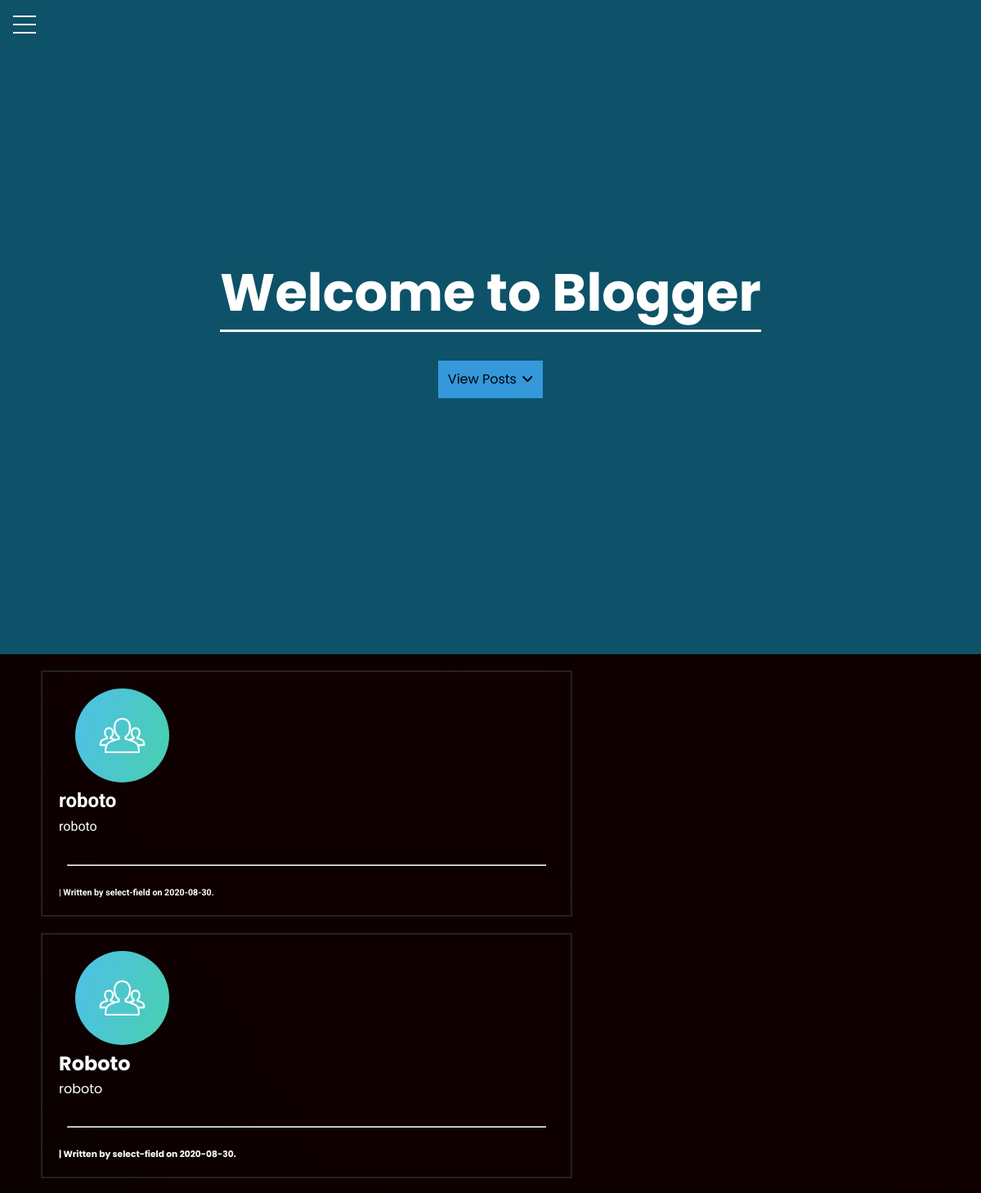
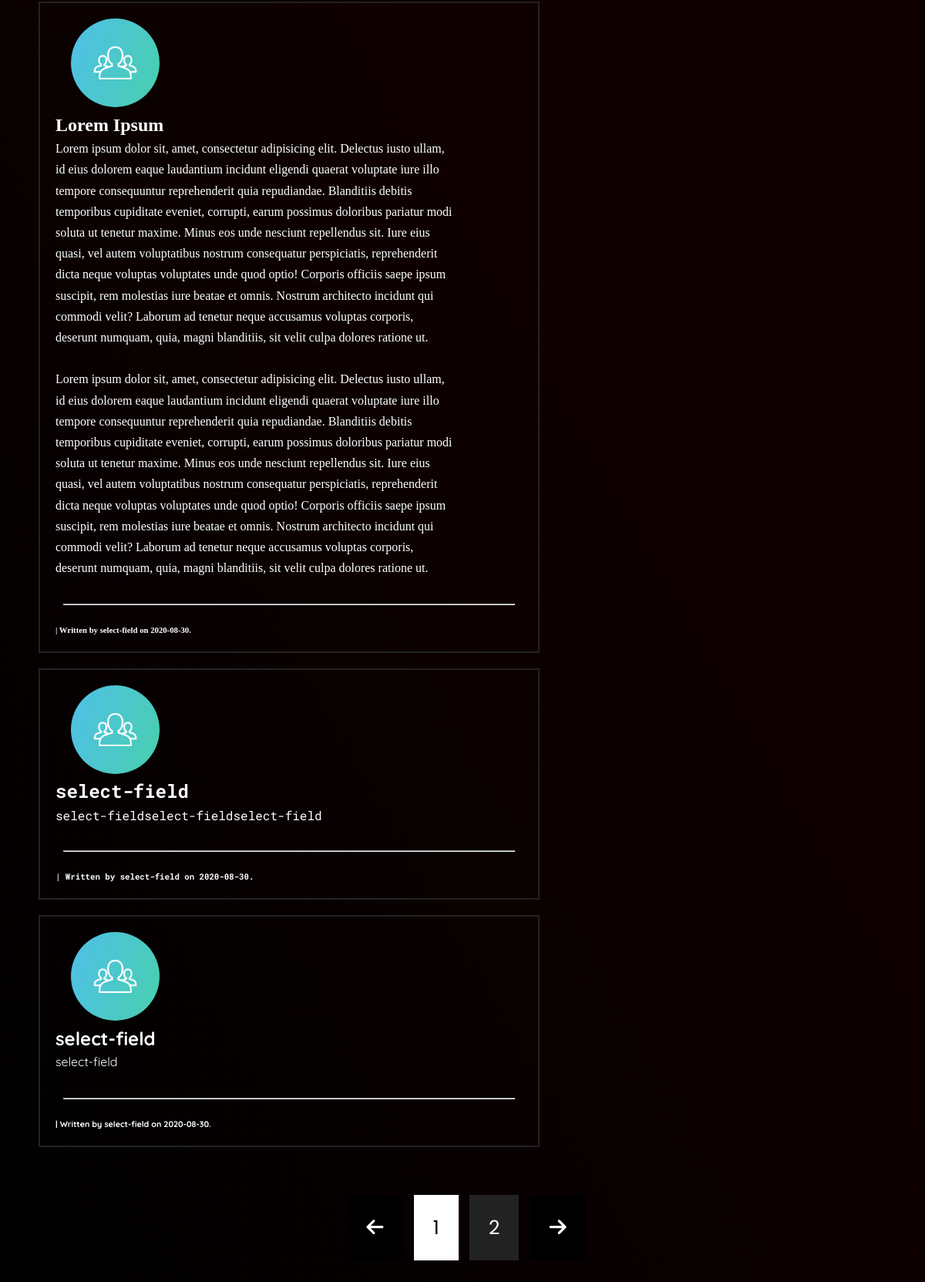
The page /home on the database its author committed (2 pictures, top to bottom).
### flaskblog/models.py (models this page shows, shortened)
class Post(db.Model):
    id = db.Column(db.Integer, primary_key=True)
    title = db.Column(db.String(), nullable=False)
    date_posted = db.Column(db.DateTime, nullable=False, default=datetime.utcnow)
    content = db.Column(db.Text, nullable=False)
    is_verified = db.Column(db.Boolean, default=False)
    font = db.Column(db.String(30), default="Poppins")
    user_id = db.Column(db.Integer, db.ForeignKey('user.id'), nullable=False)

class User(db.Model, UserMixin):
    id = db.Column(db.Integer, primary_key=True, unique=True)
    username = db.Column(db.String(20), unique=True, nullable=False)
    email = db.Column(db.String(120), unique=True, nullable=False)
    image_file = db.Column(db.String(20), nullable=False, default='default.jpg')
    password = db.Column(db.String(60), nullable=False)
    posts = db.relationship('Post', backref='author', lazy=True)

### flaskblog/routes.py (the view)
@app.route("/")
@app.route("/home")
def home():
    page = request.args.get('page', 1, type=int)
    posts = Post.query.order_by(Post.date_posted.desc()).paginate(page=page, per_page=5)
    return render_template('index.html', posts=posts)

### flaskblog/templates/index.html (shortened to what this page needs)
{% extends "base.html" %}
{% block content %}
<div class="main">
    <header class="showcase">
        <div class="container showcase-inner">
            <h1>Welcome to Blogger</h1>
            <a href="#posts" class="viewpost-scroll">View Posts <i class="fas fa-angle-down" style="color: black; margin-left: 2px;"></i> </a>
        </div>
    </header>
    <div id="posts" class="main">
    {% for post in posts.items %}
        <article class="main" tabindex="1" style="font-family: {{ post.font }}">
            <a href="{{ url_for('post', post_id=post.id )}}"><img src="{{ url_for('static', filename='profile_pics/' + post.author.image_file) }}"
                    class="rounded-profile-pic" tabindex="2"></a>
            <a href="{{ url_for('post', post_id=post.id )}}" class="post-title"tabindex="3"><h2 style="font-family: {{ post.font }};">{{ post.title }}</h2> </a>
            <pre class="post-content" tabindex="4"
            style="font-family: {{ post.font }}">{{ post.content }}</pre>
            <br>
            <hr>
            <a href="{{ url_for('user_post', username=post.author.username) }}" class="post-author" tabindex="5"><h6 style="font-family: {{ post.font }};">| Written by {{ post.author.username }} on {{ post.date_posted.strftime('%Y-%m-%d') }}.
            </h6></a>
        </article>
    {% endfor %}
    <br><br><br>
        <div class="pagination" id="pgn">
            <span class="dot"><i class="fas fa-arrow-left"></i></span>
            {% for page_num in posts.iter_pages(left_edge=1, right_edge=1, left_current=1, right_current=2) %}
                {% if page_num %}
                    {% if posts.page == page_num %}
                        <a href="#pgn" id="current-btn">{{ page_num }}</a>
                    {% else %}
                        <a class="pagination-btn" href="{{ url_for('home', page=page_num) }}">{{ page_num }}</a>
                    {% endif %}
                {% else %}
                    <span class="dot">...</span>
                {% endif %}
            {% endfor %}
            <span class="dot"><i class="fas fa-arrow-right"></i></span>
        </div>
        <br><br><br><br><br>
    </div>
</div>
{% endblock content %}

### flaskblog/templates/base.html (shortened to what this page needs)
<!DOCTYPE html>
<html lang="en">
<head>
    <link rel="stylesheet" type="text/css" href=" {{url_for('static', filename='style.css')}} ">
</head>
<body>
<div class="main">
    <nav>
    <div class="menu-wrap">
        <div class="hamburger"><div></div></div>
    </div>
    </nav>
    {% block content %}{% endblock content %}
</div>
</body>
</html>

### flaskblog/static/style.css (style rules this page uses)
* { margin: 0px 0px 0px 0px; padding: 0px 0px 0px 0px; box-sizing: border-box; font-family: Poppins, 'Poppins', Helveltica, sans-serif; text-decoration: none; color: white; }
body { background-color: black; background-image: linear-gradient(60deg, #000000, #100101, #100000); background-size: 100%; color: white; font-family: 'Poppins', Poppins, sans-serif; line-height: 1.4; }
html { scroll-behavior: smooth; }
:root { --primary-color: rgba(13, 110, 139, 0.75); --overlay-color: rgba(24, 39, 51, 0.85); --menu-speed: 0.75s; }
.container { max-width: 960px; margin: auto; overflow: hidden; padding: 0 3rem; }
.showcase { background-color: var(--primary-color); color: #fff; height: 100vh; position: relative; margin: 0px; padding: 0px; }
.showcase:before { content: ''; background: url('img/homepage-bg.png') no-repeat center center/cover; position: absolute; top: 0; left: 0; width: 100%; height: 100%; z-index: -1; }
.showcase .showcase-inner { display: flex; flex-direction: column; align-items: center; justify-content: center; text-align: center; height: 100%; }
.showcase h1 { font-size: 4rem; }
.menu-wrap { position: fixed; top: 0; left: 0; z-index: 1; }
.menu-wrap .hamburger { position: absolute; top: 0; left: 0; z-index: 1; width: 60px; height: 60px; padding: 1rem; background: none; display: flex; align-items: center; justify-content: center; }
.menu-wrap .hamburger > div { position: relative; width: 100%; height: 2px; background-color: white; display: flex; align-items: center; justify-content: center; transition: all 0.4s ease; }
.menu-wrap .hamburger > div:before, .menu-wrap .hamburger > div:after { content: ''; position: absolute; z-index: 1; top: -10px; width: 100%; height: 2px; background: inherit; }
.menu-wrap .hamburger > div:after { top: 10px; }
h1 { text-align: center; border-bottom: 3px solid white; margin-bottom: 35px; }
.viewpost-scroll { padding: 12px; background-color: #3498db; color: black; text-decoration: none; }
article { margin: 20px 500px 20px 50px; border: 2px solid #222; padding: 20px; }
.post-title { color: white; padding-bottom: 10px; border-bottom: 1px solid white; transition: 0.2s; }
.post-content { color: white; }
pre { line-height: 1.7em; max-width: 65ch; min-width: 20ch; color: red; display: block; white-space: pre-wrap; word-break: keep-all; }
.post-author h6 { min-width: 30ch; }
.rounded-profile-pic { border-radius: 50%; margin-left: 20px; width: 115px; height: 115px; }
.post-author { color: white; }
hr { margin: 10px; margin-bottom: 25px; }
.pagination { text-align: center; }
.pagination a, .pagination .dot { color: white; background-color: #222; padding: 25px; font-size: 25px; margin-top: 30px; margin-left: 10px; }
.pagination .dot { background-color: black; }
#current-btn { background-color: white; color: black; }

### rows shown on the page
Post: image_file (placeholder picture), title "roboto", content "roboto", author.username "select-field", date_posted "2020-08-30"
Post: image_file (placeholder picture), title "Roboto", content "roboto", author.username "select-field", date_posted "2020-08-30"
Post: image_file (placeholder picture), title "Lorem Ipsum", content "Lorem ipsum dolor sit, amet, consectetur adipisicing elit. Delectus iusto ullam, id eius dolorem eaque laudantium incidunt eligendi quaerat voluptate iure illo tempore consequuntur reprehenderit quia repudiandae. Blanditiis debitis temporibus cupiditate eveniet, corrupti, earum possimus doloribus pariatur modi soluta ut tenetur maxime. Minus eos unde nesciunt repellendus sit. Iure eius quasi, vel autem voluptatibus nostrum consequatur perspiciatis, reprehenderit dicta neque voluptas voluptates unde quod optio! Corporis officiis saepe ipsum suscipit, rem molestias iure beatae et omnis. Nostrum architecto incidunt qui commodi velit? Laborum ad tenetur neque accusamus voluptas corporis,…", author.username "select-field", date_posted "2020-08-30"
Post: image_file (placeholder picture), title "select-field", content "select-fieldselect-fieldselect-field", author.username "select-field", date_posted "2020-08-30"
Post: image_file (placeholder picture), title "select-field", content "select-field", author.username "select-field", date_posted "2020-08-30"

### other values the page prints
{{ page_num }} "1"
{{ page_num }} "2"
